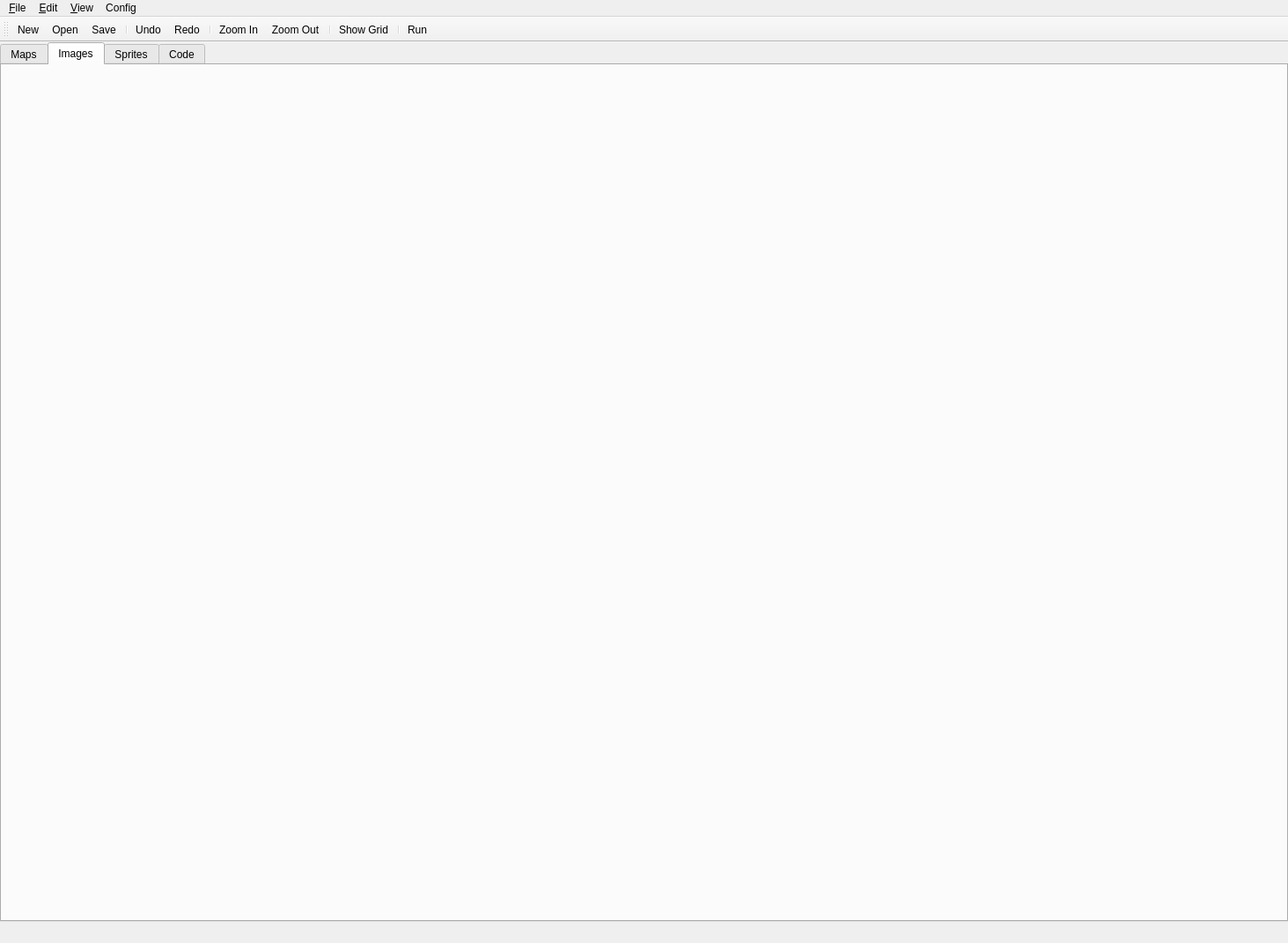
<?xml version="1.0" encoding="UTF-8"?>
<ui version="4.0">
 <class>MainWindow</class>
 <widget class="QMainWindow" name="MainWindow">
  <property name="geometry">
   <rect>
    <x>0</x>
    <y>0</y>
    <width>1463</width>
    <height>1071</height>
   </rect>
  </property>
  <property name="windowTitle">
   <string>EdGBA</string>
  </property>
  <widget class="QWidget" name="centralwidget">
   <property name="minimumSize">
    <size>
     <width>985</width>
     <height>0</height>
    </size>
   </property>
   <layout class="QGridLayout" name="gridLayout_5">
    <property name="leftMargin">
     <number>0</number>
    </property>
    <property name="topMargin">
     <number>0</number>
    </property>
    <property name="rightMargin">
     <number>0</number>
    </property>
    <property name="bottomMargin">
     <number>6</number>
    </property>
    <property name="spacing">
     <number>0</number>
    </property>
    <item row="0" column="0">
     <layout class="QVBoxLayout" name="verticalLayout_5">
      <property name="spacing">
       <number>0</number>
      </property>
      <item>
       <widget class="QTabWidget" name="tabview_editor">
        <property name="currentIndex">
         <number>1</number>
        </property>
        <widget class="QWidget" name="tab_map">
         <attribute name="title">
          <string>Maps</string>
         </attribute>
         <layout class="QGridLayout" name="gridLayout_8">
          <property name="leftMargin">
           <number>0</number>
          </property>
          <property name="topMargin">
           <number>0</number>
          </property>
          <property name="rightMargin">
           <number>0</number>
          </property>
          <property name="bottomMargin">
           <number>0</number>
          </property>
          <property name="spacing">
           <number>0</number>
          </property>
          <item row="0" column="0">
           <widget class="MapEditor" name="map_editor" native="true"/>
          </item>
         </layout>
        </widget>
        <widget class="QWidget" name="tab_images">
         <attribute name="title">
          <string>Images</string>
         </attribute>
         <layout class="QVBoxLayout" name="verticalLayout_3">
          <item>
           <widget class="TiledImageEditor" name="images_editor" native="true">
            <layout class="QVBoxLayout" name="verticalLayout_2"/>
           </widget>
          </item>
         </layout>
        </widget>
        <widget class="QWidget" name="tab_sprite">
         <attribute name="title">
          <string>Sprites</string>
         </attribute>
         <layout class="QHBoxLayout" name="horizontalLayout">
          <property name="spacing">
           <number>0</number>
          </property>
          <property name="leftMargin">
           <number>0</number>
          </property>
          <property name="topMargin">
           <number>0</number>
          </property>
          <property name="rightMargin">
           <number>0</number>
          </property>
          <property name="bottomMargin">
           <number>0</number>
          </property>
          <item>
           <widget class="SpriteEditor" name="sprite_editor" native="true">
            <property name="sizePolicy">
             <sizepolicy hsizetype="Preferred" vsizetype="Preferred">
              <horstretch>0</horstretch>
              <verstretch>0</verstretch>
             </sizepolicy>
            </property>
           </widget>
          </item>
         </layout>
        </widget>
        <widget class="QWidget" name="tab_code">
         <property name="autoFillBackground">
          <bool>false</bool>
         </property>
         <attribute name="title">
          <string>Code</string>
         </attribute>
         <layout class="QGridLayout" name="gridLayout_7">
          <property name="leftMargin">
           <number>0</number>
          </property>
          <property name="topMargin">
           <number>0</number>
          </property>
          <property name="rightMargin">
           <number>0</number>
          </property>
          <property name="bottomMargin">
           <number>0</number>
          </property>
          <property name="spacing">
           <number>0</number>
          </property>
          <item row="0" column="0">
           <layout class="QGridLayout" name="gridLayout_6">
            <property name="sizeConstraint">
             <enum>QLayout::SetNoConstraint</enum>
            </property>
            <item row="0" column="0">
             <widget class="CodeEditor" name="code_editor" native="true">
              <property name="sizePolicy">
               <sizepolicy hsizetype="Expanding" vsizetype="Expanding">
                <horstretch>0</horstretch>
                <verstretch>0</verstretch>
               </sizepolicy>
              </property>
             </widget>
            </item>
           </layout>
          </item>
         </layout>
        </widget>
       </widget>
      </item>
     </layout>
    </item>
    <item row="1" column="0">
     <widget class="CollapsibleSection" name="collapsible_section" native="true">
      <layout class="QVBoxLayout" name="verticalLayout">
       <property name="spacing">
        <number>9</number>
       </property>
       <property name="leftMargin">
        <number>9</number>
       </property>
       <property name="topMargin">
        <number>9</number>
       </property>
       <property name="rightMargin">
        <number>9</number>
       </property>
       <property name="bottomMargin">
        <number>9</number>
       </property>
      </layout>
     </widget>
    </item>
   </layout>
  </widget>
  <widget class="QMenuBar" name="menubar">
   <property name="geometry">
    <rect>
     <x>0</x>
     <y>0</y>
     <width>1463</width>
     <height>20</height>
    </rect>
   </property>
   <widget class="QMenu" name="menuFile">
    <property name="title">
     <string>&amp;File</string>
    </property>
    <addaction name="action_new_game"/>
    <addaction name="action_open"/>
    <addaction name="action_save"/>
    <addaction name="action_save_as"/>
    <addaction name="action_quit"/>
   </widget>
   <widget class="QMenu" name="menuEdit">
    <property name="title">
     <string>&amp;Edit</string>
    </property>
    <addaction name="action_undo"/>
    <addaction name="action_redo"/>
   </widget>
   <widget class="QMenu" name="menuView">
    <property name="title">
     <string>&amp;View</string>
    </property>
    <addaction name="action_zoom_in"/>
    <addaction name="action_zoom_out"/>
   </widget>
   <widget class="QMenu" name="menuConfig">
    <property name="title">
     <string>Config</string>
    </property>
    <addaction name="action_toggle_dark_mode"/>
    <addaction name="action_set_gba_emulator"/>
    <addaction name="action_build_settings"/>
    <addaction name="separator"/>
    <addaction name="separator"/>
   </widget>
   <addaction name="menuFile"/>
   <addaction name="menuEdit"/>
   <addaction name="menuView"/>
   <addaction name="menuConfig"/>
  </widget>
  <widget class="QToolBar" name="toolBar">
   <property name="windowTitle">
    <string>toolBar</string>
   </property>
   <attribute name="toolBarArea">
    <enum>TopToolBarArea</enum>
   </attribute>
   <attribute name="toolBarBreak">
    <bool>false</bool>
   </attribute>
   <addaction name="action_new_game"/>
   <addaction name="action_open"/>
   <addaction name="action_save"/>
   <addaction name="separator"/>
   <addaction name="action_undo"/>
   <addaction name="action_redo"/>
   <addaction name="separator"/>
   <addaction name="action_zoom_in"/>
   <addaction name="action_zoom_out"/>
   <addaction name="separator"/>
   <addaction name="action_show_grid"/>
   <addaction name="separator"/>
   <addaction name="action_run"/>
  </widget>
  <action name="action_new_game">
   <property name="text">
    <string>&amp;New</string>
   </property>
   <property name="toolTip">
    <string>Create a new game</string>
   </property>
   <property name="shortcut">
    <string>Ctrl+N</string>
   </property>
  </action>
  <action name="action_open">
   <property name="text">
    <string>&amp;Open</string>
   </property>
   <property name="toolTip">
    <string>Open a different game</string>
   </property>
   <property name="shortcut">
    <string>Ctrl+O</string>
   </property>
  </action>
  <action name="action_save">
   <property name="text">
    <string>&amp;Save</string>
   </property>
   <property name="toolTip">
    <string>Save the game</string>
   </property>
   <property name="shortcut">
    <string>Ctrl+S</string>
   </property>
  </action>
  <action name="action_save_as">
   <property name="text">
    <string>Save &amp;As</string>
   </property>
   <property name="toolTip">
    <string>Save game to a different file</string>
   </property>
  </action>
  <action name="action_quit">
   <property name="text">
    <string>&amp;Quit</string>
   </property>
   <property name="toolTip">
    <string>Quit the program</string>
   </property>
   <property name="shortcut">
    <string>Ctrl+Q</string>
   </property>
  </action>
  <action name="action_undo">
   <property name="text">
    <string>&amp;Undo</string>
   </property>
   <property name="toolTip">
    <string>Undo the last operation</string>
   </property>
   <property name="shortcut">
    <string>Ctrl+Z</string>
   </property>
  </action>
  <action name="action_redo">
   <property name="text">
    <string>&amp;Redo</string>
   </property>
   <property name="toolTip">
    <string>Redo the last undone operation</string>
   </property>
   <property name="shortcut">
    <string>Ctrl+Shift+Z</string>
   </property>
  </action>
  <action name="action_zoom_in">
   <property name="text">
    <string>Zoom In</string>
   </property>
   <property name="shortcut">
    <string>Ctrl+=</string>
   </property>
  </action>
  <action name="action_zoom_out">
   <property name="text">
    <string>Zoom Out</string>
   </property>
   <property name="shortcut">
    <string>Ctrl+-</string>
   </property>
  </action>
  <action name="action_show_grid">
   <property name="text">
    <string>Show Grid</string>
   </property>
   <property name="toolTip">
    <string>Display Map grid</string>
   </property>
  </action>
  <action name="action_set_gba_emulator">
   <property name="text">
    <string>Set GBA Emulator</string>
   </property>
  </action>
  <action name="action_run">
   <property name="text">
    <string>Run</string>
   </property>
   <property name="shortcut">
    <string>Ctrl+R</string>
   </property>
  </action>
  <action name="action_set_devkitarm_path">
   <property name="text">
    <string>Set DevkitARM Path</string>
   </property>
  </action>
  <action name="action_toggle_dark_mode">
   <property name="checkable">
    <bool>true</bool>
   </property>
   <property name="text">
    <string>Dark Mode</string>
   </property>
  </action>
  <action name="actionGBA_Clear_Color">
   <property name="text">
    <string>GBA Colorkey 0xFF00FF</string>
   </property>
  </action>
  <action name="action_build_settings">
   <property name="text">
    <string>Build Settings</string>
   </property>
  </action>
 </widget>
 <customwidgets>
  <customwidget>
   <class>CodeEditor</class>
   <extends>QWidget</extends>
   <header>editors/codeeditor.h</header>
   <container>1</container>
  </customwidget>
  <customwidget>
   <class>MapEditor</class>
   <extends>QWidget</extends>
   <header>editors/mapeditor.h</header>
   <container>1</container>
  </customwidget>
  <customwidget>
   <class>CollapsibleSection</class>
   <extends>QWidget</extends>
   <header>ui/misc/collapsiblesection.h</header>
   <container>1</container>
  </customwidget>
  <customwidget>
   <class>SpriteEditor</class>
   <extends>QWidget</extends>
   <header>editors/spriteeditor.h</header>
   <container>1</container>
  </customwidget>
  <customwidget>
   <class>TiledImageEditor</class>
   <extends>QWidget</extends>
   <header>editors/tiledimageeditor.h</header>
   <container>1</container>
  </customwidget>
 </customwidgets>
 <resources/>
 <connections/>
</ui>
